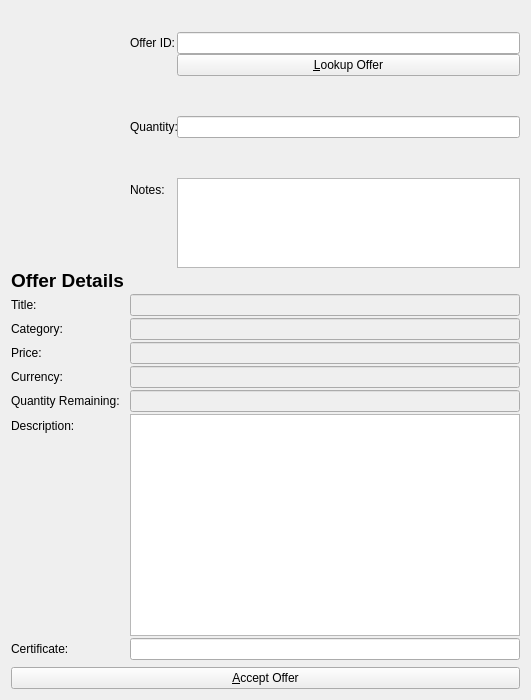
<?xml version="1.0" encoding="UTF-8"?>
<ui version="4.0">
 <class>AcceptandPayOfferListPage</class>
 <widget class="QDialog" name="AcceptandPayOfferListPage">
  <property name="windowModality">
   <enum>Qt::NonModal</enum>
  </property>
  <property name="geometry">
   <rect>
    <x>0</x>
    <y>0</y>
    <width>531</width>
    <height>700</height>
   </rect>
  </property>
  <property name="maximumSize">
   <size>
    <width>16777215</width>
    <height>700</height>
   </size>
  </property>
  <property name="windowTitle">
   <string>Pay Offer</string>
  </property>
  <property name="autoFillBackground">
   <bool>true</bool>
  </property>
  <layout class="QVBoxLayout" name="verticalLayout">
   <item>
    <widget class="QLabel" name="labelExplanation">
     <property name="font">
      <font>
       <pointsize>10</pointsize>
       <weight>75</weight>
       <bold>true</bold>
      </font>
     </property>
     <property name="text">
      <string/>
     </property>
    </widget>
   </item>
   <item>
    <layout class="QFormLayout" name="formLayout">
     <property name="fieldGrowthPolicy">
      <enum>QFormLayout::AllNonFixedFieldsGrow</enum>
     </property>
     <property name="verticalSpacing">
      <number>1</number>
     </property>
     <item row="0" column="0">
      <widget class="QPushButton" name="imageButton">
       <property name="sizePolicy">
        <sizepolicy hsizetype="Minimum" vsizetype="Fixed">
         <horstretch>0</horstretch>
         <verstretch>0</verstretch>
        </sizepolicy>
       </property>
       <property name="maximumSize">
        <size>
         <width>300</width>
         <height>300</height>
        </size>
       </property>
       <property name="baseSize">
        <size>
         <width>1</width>
         <height>0</height>
        </size>
       </property>
       <property name="autoFillBackground">
        <bool>false</bool>
       </property>
       <property name="text">
        <string/>
       </property>
       <property name="icon">
        <iconset resource="../syscoin.qrc">
         <normaloff>:/images/image</normaloff>:/images/image</iconset>
       </property>
       <property name="iconSize">
        <size>
         <width>300</width>
         <height>300</height>
        </size>
       </property>
       <property name="autoRepeat">
        <bool>false</bool>
       </property>
       <property name="autoDefault">
        <bool>true</bool>
       </property>
       <property name="default">
        <bool>false</bool>
       </property>
       <property name="flat">
        <bool>true</bool>
       </property>
      </widget>
     </item>
     <item row="0" column="1">
      <layout class="QFormLayout" name="formLayout_3">
       <property name="fieldGrowthPolicy">
        <enum>QFormLayout::AllNonFixedFieldsGrow</enum>
       </property>
       <item row="1" column="0">
        <widget class="QLabel" name="label">
         <property name="text">
          <string>Offer ID:</string>
         </property>
         <property name="buddy">
          <cstring>offeridEdit</cstring>
         </property>
        </widget>
       </item>
       <item row="1" column="1">
        <widget class="QLineEdit" name="offeridEdit">
         <property name="toolTip">
          <string>The value associated with this offer.</string>
         </property>
        </widget>
       </item>
       <item row="2" column="1">
        <widget class="QPushButton" name="lookupButton">
         <property name="text">
          <string>&amp;Lookup Offer</string>
         </property>
         <property name="icon">
          <iconset resource="../syscoin.qrc">
           <normaloff>:/icons/search</normaloff>:/icons/search</iconset>
         </property>
        </widget>
       </item>
       <item row="3" column="1">
        <spacer name="verticalSpacer_2">
         <property name="orientation">
          <enum>Qt::Vertical</enum>
         </property>
         <property name="sizeHint" stdset="0">
          <size>
           <width>20</width>
           <height>40</height>
          </size>
         </property>
        </spacer>
       </item>
       <item row="4" column="0">
        <widget class="QLabel" name="label_2">
         <property name="text">
          <string>Quantity:</string>
         </property>
        </widget>
       </item>
       <item row="4" column="1">
        <widget class="QLineEdit" name="qtyEdit"/>
       </item>
       <item row="5" column="1">
        <spacer name="verticalSpacer_3">
         <property name="orientation">
          <enum>Qt::Vertical</enum>
         </property>
         <property name="sizeHint" stdset="0">
          <size>
           <width>20</width>
           <height>40</height>
          </size>
         </property>
        </spacer>
       </item>
       <item row="6" column="0">
        <widget class="QLabel" name="label_11">
         <property name="text">
          <string>Notes:</string>
         </property>
        </widget>
       </item>
       <item row="6" column="1">
        <widget class="QPlainTextEdit" name="notesEdit">
         <property name="maximumSize">
          <size>
           <width>16777215</width>
           <height>90</height>
          </size>
         </property>
        </widget>
       </item>
      </layout>
     </item>
     <item row="3" column="0">
      <widget class="QLabel" name="label_3">
       <property name="font">
        <font>
         <pointsize>14</pointsize>
         <weight>75</weight>
         <bold>true</bold>
        </font>
       </property>
       <property name="text">
        <string>Offer Details</string>
       </property>
      </widget>
     </item>
     <item row="4" column="1">
      <layout class="QVBoxLayout" name="verticalLayout_2"/>
     </item>
     <item row="5" column="0">
      <widget class="QLabel" name="label_4">
       <property name="text">
        <string>Title:</string>
       </property>
      </widget>
     </item>
     <item row="5" column="1">
      <widget class="QLineEdit" name="infoTitle">
       <property name="enabled">
        <bool>false</bool>
       </property>
      </widget>
     </item>
     <item row="6" column="1">
      <layout class="QVBoxLayout" name="verticalLayout_3"/>
     </item>
     <item row="7" column="0">
      <widget class="QLabel" name="label_6">
       <property name="text">
        <string>Category:</string>
       </property>
      </widget>
     </item>
     <item row="7" column="1">
      <widget class="QLineEdit" name="infoCategory">
       <property name="enabled">
        <bool>false</bool>
       </property>
      </widget>
     </item>
     <item row="8" column="1">
      <layout class="QVBoxLayout" name="verticalLayout_4"/>
     </item>
     <item row="9" column="0">
      <widget class="QLabel" name="label_5">
       <property name="text">
        <string>Price:</string>
       </property>
      </widget>
     </item>
     <item row="9" column="1">
      <widget class="QLineEdit" name="infoPrice">
       <property name="enabled">
        <bool>false</bool>
       </property>
      </widget>
     </item>
     <item row="10" column="1">
      <layout class="QVBoxLayout" name="verticalLayout_5"/>
     </item>
     <item row="11" column="0">
      <widget class="QLabel" name="label_12">
       <property name="text">
        <string>Currency:</string>
       </property>
      </widget>
     </item>
     <item row="11" column="1">
      <widget class="QLineEdit" name="infoCurrency">
       <property name="enabled">
        <bool>false</bool>
       </property>
      </widget>
     </item>
     <item row="12" column="1">
      <layout class="QVBoxLayout" name="verticalLayout_6"/>
     </item>
     <item row="13" column="0">
      <widget class="QLabel" name="label_7">
       <property name="text">
        <string>Quantity Remaining:</string>
       </property>
      </widget>
     </item>
     <item row="13" column="1">
      <widget class="QLineEdit" name="infoQty">
       <property name="enabled">
        <bool>false</bool>
       </property>
      </widget>
     </item>
     <item row="14" column="1">
      <layout class="QVBoxLayout" name="verticalLayout_7"/>
     </item>
     <item row="15" column="0">
      <widget class="QLabel" name="label_9">
       <property name="text">
        <string>Description:</string>
       </property>
      </widget>
     </item>
     <item row="15" column="1">
      <widget class="QPlainTextEdit" name="infoDescription">
       <property name="enabled">
        <bool>true</bool>
       </property>
       <property name="maximumSize">
        <size>
         <width>16777215</width>
         <height>700</height>
        </size>
       </property>
      </widget>
     </item>
     <item row="16" column="1">
      <layout class="QVBoxLayout" name="verticalLayout_8"/>
     </item>
     <item row="17" column="0">
      <widget class="QLabel" name="certLabel">
       <property name="text">
        <string>Certificate:</string>
       </property>
      </widget>
     </item>
     <item row="17" column="1">
      <widget class="QLineEdit" name="infoCert">
       <property name="enabled">
        <bool>true</bool>
       </property>
      </widget>
     </item>
     <item row="18" column="1">
      <layout class="QVBoxLayout" name="verticalLayout_9"/>
     </item>
    </layout>
   </item>
   <item>
    <widget class="QPushButton" name="acceptButton">
     <property name="text">
      <string>&amp;Accept Offer</string>
     </property>
     <property name="icon">
      <iconset resource="../syscoin.qrc">
       <normaloff>:/icons/cart</normaloff>:/icons/cart</iconset>
     </property>
    </widget>
   </item>
  </layout>
 </widget>
 <resources>
  <include location="../syscoin.qrc"/>
 </resources>
 <connections/>
</ui>
